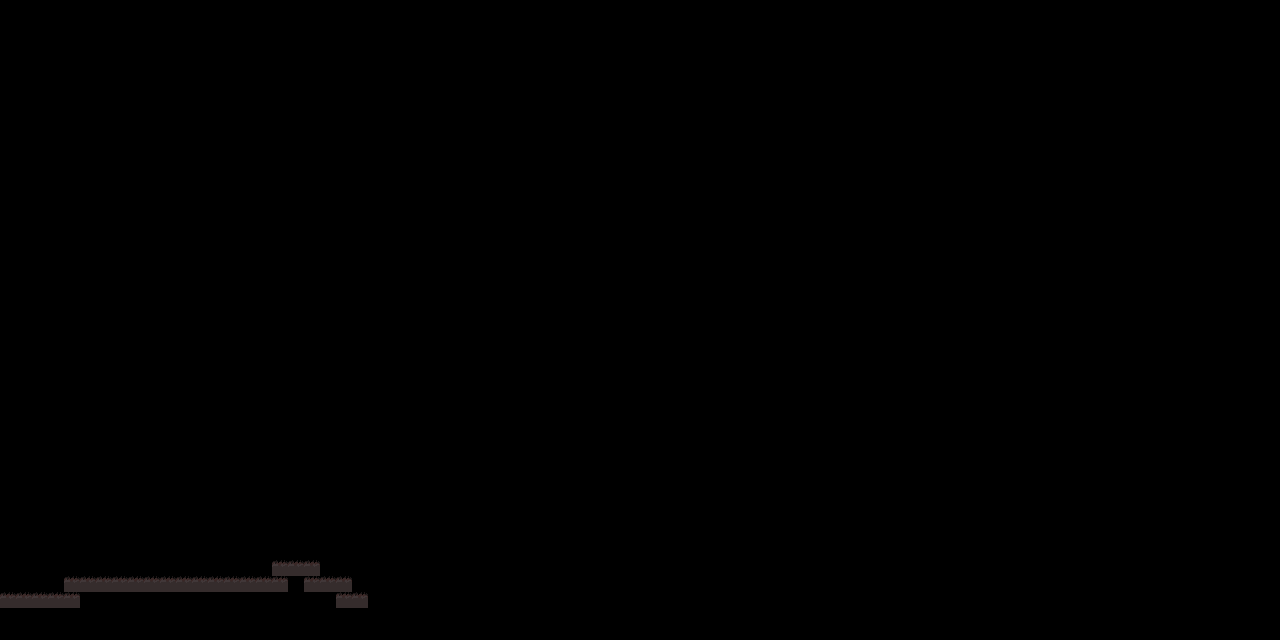

Rendered tile map (Tiled .tmx) drawn with the repository's tilesets; below, a short description and the map source with its tile grids summarised:
An orthogonal 80x40 tile map with 16x16 px tiles, 2 tile layers (ground, wall).

<map version="1.0" orientation="orthogonal" renderorder="right-down" width="80" height="40" tilewidth="16" tileheight="16" nextobjectid="1">
 <tileset firstgid="1" name="cave" tilewidth="16" tileheight="16">
  <image source="tileset/cave_tiles.png" width="128" height="48" />
 </tileset>
 <layer name="ground" width="80" height="40">
  <data>[3200 cells, 27 non-empty, 1 distinct tile ids]</data>
 </layer>
 <layer name="wall" width="80" height="40">
  <data>[3200 cells, 0 non-empty, 0 distinct tile ids]</data>
 </layer>
</map>
